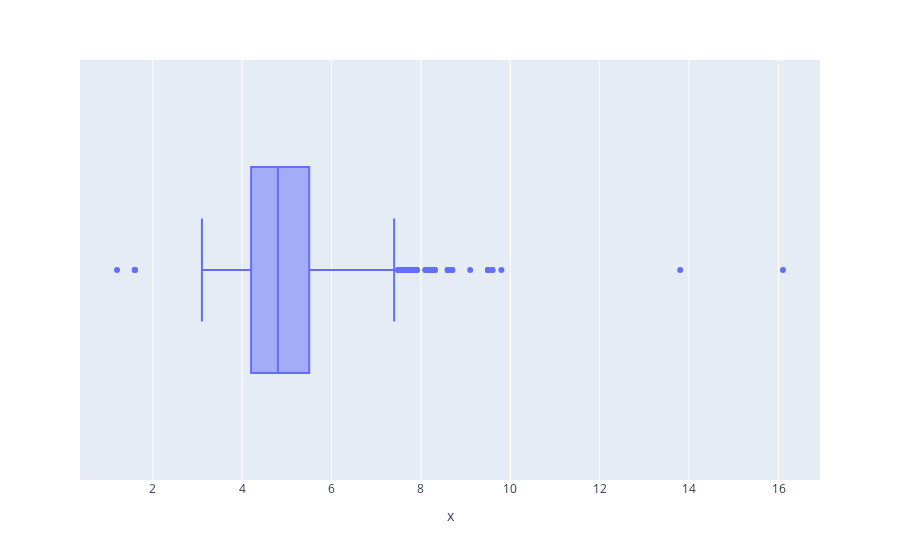

Notebook code for this chart:
### Code cell
px.box(x = df.combined_fuel)

### Figure 1 — Plotly figure (JSON) as saved in the notebook; plotly's stock layout.template omitted (floating-point values rounded to 4 significant figures; data arrays with more than 128 entries replaced by an {"elided": "..."} marker saying what was removed)
{"data": [{"alignmentgroup": "True", "hovertemplate": "x=%{x}<extra></extra>", "legendgroup": "", "marker": {"color": "#636efa"}, "name": "", "notched": false, "offsetgroup": "", "orientation": "h", "showlegend": false, "type": "box", "x": {"elided": "15919 float values"}, "x0": " ", "xaxis": "x", "y0": " ", "yaxis": "y"}], "layout": {"boxmode": "group", "legend": {"tracegroupgap": 0}, "margin": {"t": 60}, "xaxis": {"anchor": "y", "domain": [0, 1], "title": {"text": "x"}}, "yaxis": {"anchor": "x", "domain": [0, 1]}}}
